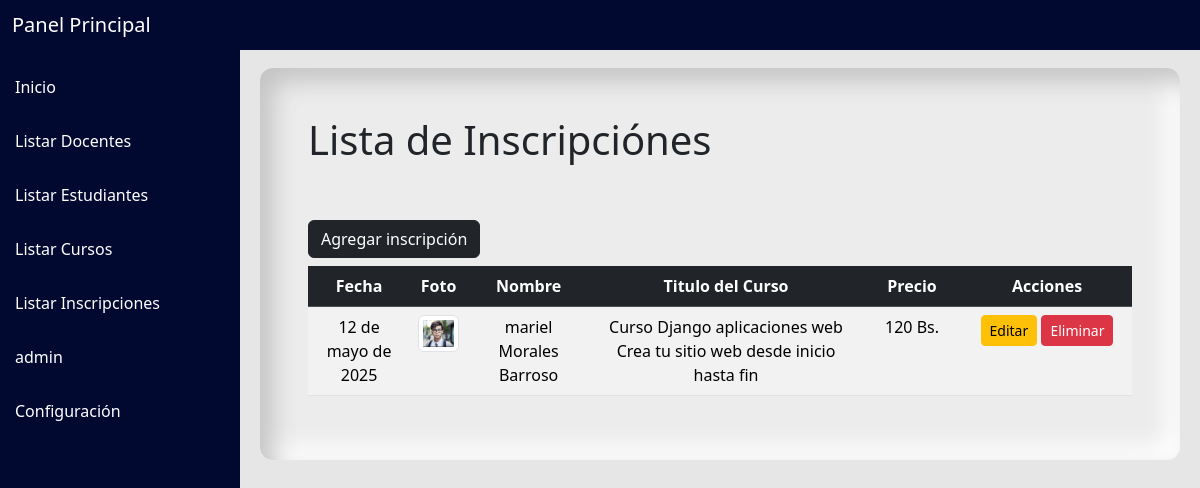
Page /listar_inscripciones/ on the committed database.
### curso/models.py (models this page shows, shortened)
class Inscripcion (models.Model):
    ESTADO_CHOICES = [
        ('Disponible', 'Disponible'),
        ('Finalizado', 'Finalizado'),
        ('Suspendido', 'Suspendido'),
    ]
    estudiante = models.ForeignKey(Estudiante, on_delete=models.CASCADE, null=True, blank=True)
    curso = models.ForeignKey(Curso, on_delete=models.CASCADE, null=True, blank=True)
    fecha_inscripcion = models.DateField(auto_now_add=True)
    estado = models.CharField(max_length=15, choices=ESTADO_CHOICES, null=True, blank=True)
    precio_total = models.IntegerField(null=True, blank=True)

class Estudiante(models.Model):
    usiuario_e = models.OneToOneField(User, on_delete=models.CASCADE)
    imagen_e  = models.ImageField(upload_to='estudiantes', null=True, blank=True)
    matricula = models.CharField(max_length=10, null=True, blank=True ,unique=True)
    def __str__(self):
        return f"{self.usiuario_e.first_name}  {self.usiuario_e.last_name} "

class Curso(models.Model):
    NIVEL_CHOICES = [
        ('Basico', 'Básico'),
        ('Intermedio', 'Intermedio'),
        ('Avanzado', 'Avanzado'),
    ]
    titulo = models.CharField(max_length=400, null=True, blank=True)
    imagen_portada = models.ImageField(upload_to='cursos', null=True, blank=True)
    descripcion = models.TextField(null=True, blank=True)
    fecha_inicio = models.DateField(null=True, blank=True)
    fecha_fin = models.DateField(null=True, blank=True)
    nivel = models.CharField(max_length=15, choices=NIVEL_CHOICES, null=True, blank=True)
    docente = models.ForeignKey(Docente, on_delete=models.CASCADE, null=True, blank=True)
    duracion = models.IntegerField(null=True, blank=True)
    def __str__(self):
        return f"{self.titulo}"

### curso/views.py (the view)
# urls.py: path('listar_inscripciones/', views.listar_inscripciones, name='listar_inscripciones'),
def listar_inscripciones (request):
    inscripcion = Inscripcion.objects.all()
    return render(request, 'inscripciones/listar_inscripciones.html', {'inscripcion': inscripcion})

### curso/templates/inscripciones/listar_inscripciones.html
{% extends 'base.html' %}
{% load static %}
{% block content %}
<br><br>
<section class=" contenido  p-5">
    <h1 class="pb-5">Lista de Inscripciónes</h1>
    <a href="{% url 'crear_inscripcion' %}" class="btn btn-dark mb-2">Agregar inscripción</a>
    <table class="table table-striped text-center">
        <thead class="table-dark">
          <tr>
            <th scope="col">Fecha</th>
            <th scope="col">Foto</th>
            <th scope="col">Nombre</th>
            <th scope="col">Titulo del Curso</th>
            <th scope="col">Precio</th>
            <th scope="col">Acciones</th>
          </tr>
        </thead>
        <tbody>
          {% for inscripcion in inscripcion %}
          <tr>
            <td> {{ inscripcion.fecha_inscripcion }} </td>
            <th>
                {% if inscripcion.estudiante.imagen_e %}
                <img src="{{ inscripcion.estudiante.imagen_e.url }}" alt="Foto de " class="img-thumbnail" width="50" height="50">
                {% else %}
                <img src="{% static 'img/SINFOTO.webp' %}" alt="Foto de " class="img-thumbnail" width="50" height="50">
                {% endif %}
            </th>
            <td> {{ inscripcion.estudiante }} </td>
            <td> {{ inscripcion.curso }} </td>
            <td style="width: 100px;"> {{ inscripcion.precio_total }} Bs. </td>
            <td class=""  style="width: 170px;">
                <a href="{% url 'editar_inscripcion' inscripcion.id %}" class="btn btn-warning btn-sm">Editar</a>
                <a href="{% url 'eliminar_inscripcion' inscripcion.id %}" class="btn btn-danger btn-sm">Eliminar</a>
            </td>
          </tr>
          {% endfor %}
        </tbody>
    </table>
</section>
{% endblock %}

### static/css/style.css (style rules this page uses)
body { background: rgb(230, 230, 230); }
.contenido { border-radius: 13px; background: #ececec; box-shadow: inset 13px 13px 24px #c4c4c4, inset -13px -13px 24px #ffffff; }
body { overflow-x: hidden; }

### rows in the picture
Inscripcion: fecha_inscripcion "12 de mayo de 2025", estudiante.imagen_e (picture), estudiante "mariel Morales Barroso", curso "Curso Django aplicaciones web Crea tu sitio web desde inicio hasta fin", precio_total "120"
